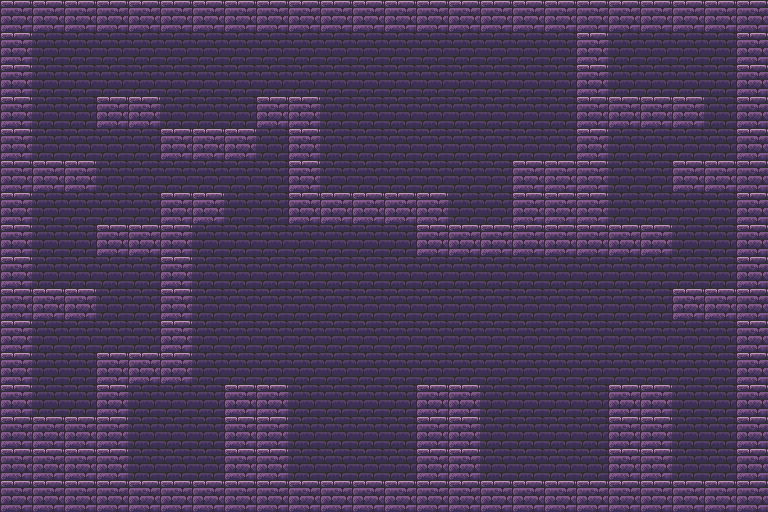

This game map was drawn from its Tiled (.tmx) file and the tilesets committed beside it. A one-line description and the trimmed map source follow:
An orthogonal 24x16 tile map with 32x32 px tiles, 1 tile layer (Слой тайлов 1), 8 tilesets and 54 objects (12x Barrel, 2x Enemy1, 2x Spike, Enemy2, Heart, ...).

<map version="1.10" tiledversion="1.10.1" orientation="orthogonal" renderorder="right-down" width="24" height="16" tilewidth="32" tileheight="32" infinite="0" nextlayerid="4" nextobjectid="70">
 <tileset firstgid="1" source="[32x32] Dungeon Bricks Shadow.tsx" />
 <tileset firstgid="57" source="[32x32] Dungeon Bricks Plain.tsx" />
 <tileset firstgid="113" source="AnimationSheet_Character.tsx" />
 <tileset firstgid="185" source="Full.tsx" />
 <tileset firstgid="241" source="Pixel Heart Sprite Sheet 32x32.tsx" />
 <tileset firstgid="244" source="Spike_Pixel.tsx" />
 <tileset firstgid="245" source="Larry_No_Background.tsx" />
 <tileset firstgid="1145" source="4 Conjoined Spikes.tsx" />
 <layer id="1" name="Слой тайлов 1" width="24" height="16">
  <data>[384 cells, 384 non-empty, 2 distinct tile ids]</data>
 </layer>
 <objectgroup id="2" name="SpawnPoints">
  <object id="1" type="Enemy2" gid="113" x="320" y="192" width="32" height="32">
   <properties>
    <property name="TargetPoint" type="object" value="4" />
   </properties>
  </object>
  <object id="2" type="Enemy1" gid="122" x="288" y="480" width="32" height="32">
   <properties>
    <property name="TargetPoint" type="object" value="5" />
   </properties>
  </object>
  <object id="3" type="Enemy1" gid="122" x="480" y="480" width="32" height="32">
   <properties>
    <property name="TargetPoint" type="object" value="6" />
   </properties>
  </object>
  <object id="4" x="416" y="160">
   <point />
  </object>
  <object id="5" x="384" y="448">
   <point />
  </object>
  <object id="6" x="576" y="448">
   <point />
  </object>
  <object id="7" type="Barrel" gid="191" x="32" y="160" width="32" height="32" />
  <object id="8" type="Barrel" gid="191" x="128" y="224" width="32" height="32" />
  <object id="9" type="Barrel" gid="191" x="32" y="288" width="32" height="32" />
  <object id="10" type="Barrel" gid="191" x="640" y="384" width="32" height="32" />
  <object id="13" type="Barrel" gid="191" x="704" y="288" width="32" height="32" />
  <object id="14" type="Barrel" gid="191" x="608" y="224" width="32" height="32" />
  <object id="15" type="Barrel" gid="191" x="704" y="160" width="32" height="32" />
  <object id="16" type="Barrel" gid="191" x="608" y="384" width="32" height="32" />
  <object id="17" type="Barrel" gid="191" x="448" y="384" width="32" height="32" />
  <object id="18" type="Barrel" gid="191" x="416" y="384" width="32" height="32" />
  <object id="19" type="Heart" gid="241" x="704" y="480" width="32" height="32" />
  <object id="20" type="Chest" gid="205" x="544" y="160" width="32" height="32" />
  <object id="21" type="Exit" gid="219" x="608" y="96" width="64" height="64">
   <properties>
    <property name="NextLevel" value="Level4.tmx" />
   </properties>
  </object>
  <object id="23" type="Barrel" gid="191" x="128" y="480" width="32" height="32" />
  <object id="24" type="Barrel" gid="191" x="160" y="480" width="32" height="32" />
  <object id="66" type="Player" gid="275" x="32" y="352" width="32" height="32" />
  <object id="67" type="Spike" gid="1145" x="160" y="128" width="96" height="20" />
  <object id="68" type="Spike" gid="1145" x="448" y="224" width="64" height="20" />
 </objectgroup>
 <objectgroup id="3" name="Platforms">
  <object id="34" x="0" y="416" width="128" height="96" />
  <object id="35" x="128" y="480" width="96" height="32" />
  <object id="36" x="224" y="384" width="64" height="128" />
  <object id="37" x="288" y="480" width="128" height="32" />
  <object id="38" x="416" y="384" width="64" height="128" />
  <object id="39" x="480" y="480" width="128" height="32" />
  <object id="40" x="608" y="384" width="64" height="128" />
  <object id="41" x="672" y="480" width="96" height="32" />
  <object id="42" x="0" y="0" width="32" height="416" />
  <object id="43" x="32" y="160" width="64" height="32" />
  <object id="44" x="32" y="288" width="64" height="32" />
  <object id="45" x="96" y="352" width="32" height="64" />
  <object id="46" x="32" y="0" width="704" height="32" />
  <object id="49" x="736" y="0" width="32" height="480" />
  <object id="50" x="672" y="288" width="64" height="32" />
  <object id="51" x="96" y="224" width="64" height="32" />
  <object id="52" x="128" y="352" width="64" height="32" />
  <object id="53" x="160" y="192" width="32" height="160" />
  <object id="54" x="192" y="192" width="32" height="32" />
  <object id="55" x="96" y="96" width="64" height="32" />
  <object id="56" x="160" y="128" width="96" height="32" />
  <object id="57" x="256" y="96" width="64" height="32" />
  <object id="58" x="288" y="128" width="32" height="96" />
  <object id="59" x="320" y="192" width="128" height="32" />
  <object id="60" x="416" y="224" width="96" height="32" />
  <object id="61" x="512" y="160" width="96" height="96" />
  <object id="62" x="608" y="224" width="64" height="32" />
  <object id="63" x="672" y="160" width="64" height="32" />
  <object id="64" x="576" y="32" width="32" height="128" />
  <object id="65" x="608" y="96" width="96" height="32" />
 </objectgroup>
</map>
